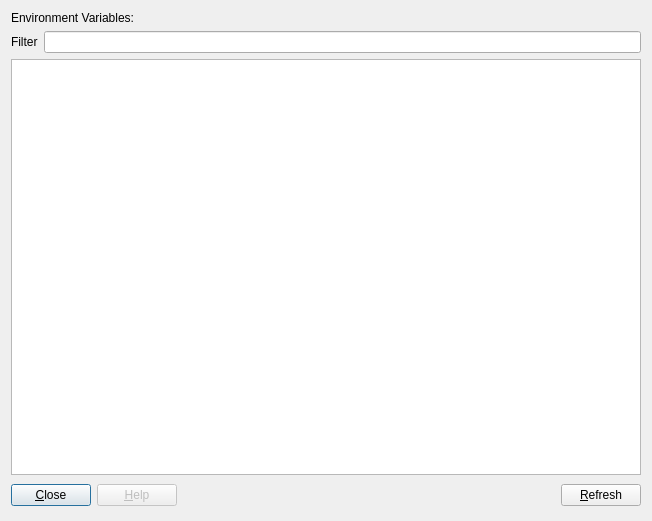
<?xml version="1.0" encoding="UTF-8"?>
<ui version="4.0">
 <author>Evan Teran</author>
 <class>DialogEnvironment</class>
 <widget class="QDialog" name="DialogEnvironment">
  <property name="geometry">
   <rect>
    <x>0</x>
    <y>0</y>
    <width>652</width>
    <height>521</height>
   </rect>
  </property>
  <property name="windowTitle">
   <string>Environment</string>
  </property>
  <layout class="QGridLayout" name="gridLayout">
   <item row="0" column="0" colspan="2">
    <widget class="QLabel" name="label">
     <property name="text">
      <string>Environment Variables:</string>
     </property>
    </widget>
   </item>
   <item row="1" column="0">
    <widget class="QLabel" name="label_2">
     <property name="text">
      <string>Filter</string>
     </property>
    </widget>
   </item>
   <item row="1" column="1">
    <widget class="QLineEdit" name="txtSearch"/>
   </item>
   <item row="2" column="0" colspan="2">
    <widget class="QListView" name="listView">
     <property name="font">
      <font>
       <family>Monospace</family>
      </font>
     </property>
     <property name="editTriggers">
      <set>QAbstractItemView::NoEditTriggers</set>
     </property>
     <property name="showDropIndicator" stdset="0">
      <bool>false</bool>
     </property>
     <property name="alternatingRowColors">
      <bool>true</bool>
     </property>
    </widget>
   </item>
   <item row="3" column="0" colspan="2">
    <layout class="QHBoxLayout">
     <property name="spacing">
      <number>6</number>
     </property>
     <item>
      <widget class="QPushButton" name="btnClose">
       <property name="text">
        <string>&amp;Close</string>
       </property>
      </widget>
     </item>
     <item>
      <widget class="QPushButton" name="btnHelp">
       <property name="enabled">
        <bool>false</bool>
       </property>
       <property name="text">
        <string>&amp;Help</string>
       </property>
      </widget>
     </item>
     <item>
      <spacer>
       <property name="orientation">
        <enum>Qt::Horizontal</enum>
       </property>
       <property name="sizeHint" stdset="0">
        <size>
         <width>361</width>
         <height>29</height>
        </size>
       </property>
      </spacer>
     </item>
     <item>
      <widget class="QPushButton" name="btnRefresh">
       <property name="text">
        <string>&amp;Refresh</string>
       </property>
      </widget>
     </item>
    </layout>
   </item>
  </layout>
 </widget>
 <resources/>
 <connections>
  <connection>
   <sender>btnClose</sender>
   <signal>clicked()</signal>
   <receiver>DialogEnvironment</receiver>
   <slot>reject()</slot>
   <hints>
    <hint type="sourcelabel">
     <x>61</x>
     <y>458</y>
    </hint>
    <hint type="destinationlabel">
     <x>265</x>
     <y>468</y>
    </hint>
   </hints>
  </connection>
 </connections>
</ui>
